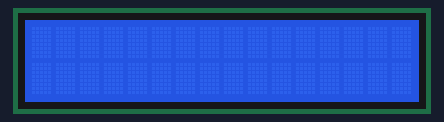
Recording of a sketch running on a simulated Arduino Uno, built with avr-gcc and run on an emulated ATmega328P. Shown: 16×2 character LCD.

Above: at 0.1 s.
At 8.9 s:
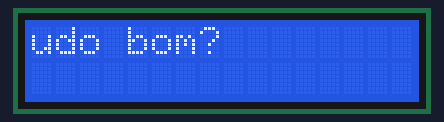
At 9.4 s:
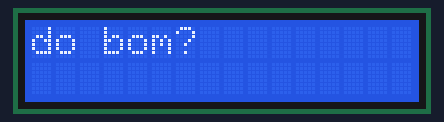
At 10.5 s:
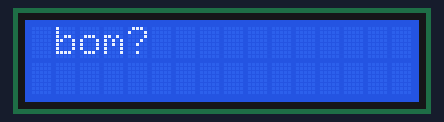
At 11.5 s:
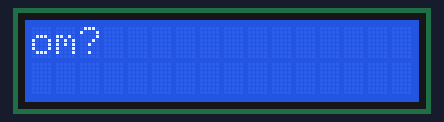
At 12.5 s:
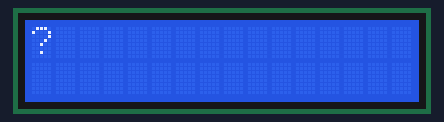

Measured:
- by itself, everything shown: repeats every 12.9 s, in 25 steps
- what the display in image 1 shows lasts 0.5 s, from 8.9 s to 9.4 s

The sketch:

display_teste.ino
```cpp
// Programa : Display LCD 16x2 e modulo I2C
// Autor : Arduino e Cia

#include <Wire.h>
#include <LiquidCrystal_I2C.h>

// Inicializa o display no endereco 0x27
LiquidCrystal_I2C lcd(0x3F,2,1,0,4,5,6,7,3, POSITIVE);

void setup()
{
 lcd.begin (16,2);

}

void loop()
{ lcd.clear();
  lcd.setBacklight(HIGH);
  lcd.setCursor(0,0);
  lcd.print("                tudo bom?");
  delay(500);
  lcd.clear();
  lcd.print("               tudo bom?");
  delay(500);
  lcd.clear();
  lcd.print("              tudo bom?");
  delay(500);
  lcd.clear();
  lcd.print("             tudo bom?");
  delay(500);
  lcd.clear();
  lcd.print("            tudo bom?");
  delay(500);
  lcd.clear();
  lcd.print("           tudo bom?");
  delay(500);
  lcd.clear();
  lcd.print("          tudo bom?");
  delay(500);
  lcd.clear();
  lcd.print("         tudo bom?");
  delay(500);
  lcd.clear();
  lcd.print("        tudo bom?");
  delay(500);
  lcd.clear();
  lcd.print("       tudo bom?");
  delay(500);
  lcd.clear();
  lcd.print("      tudo bom?");
  delay(500);
  lcd.clear();
  lcd.print("     tudo bom?");
  delay(500);
  lcd.clear();
  lcd.print("    tudo bom?");
  delay(500);
  lcd.clear();
  lcd.print("   tudo bom?");
  delay(500);
  lcd.clear();
  lcd.print("  tudo bom?");
  delay(500);
  lcd.clear();
  lcd.print(" tudo bom?");
  delay(500);
  lcd.clear();
  lcd.print("tudo bom?");
  delay(500);
  lcd.clear();
  lcd.print("udo bom?");
  delay(500);
  lcd.clear();
  lcd.print("do bom?");
  delay(500);
  lcd.clear();
  lcd.print("o bom?");
  delay(500);
  lcd.clear();
  lcd.print(" bom?");
  delay(500);
  lcd.clear();
  lcd.print("bom?");
  delay(500);
  lcd.clear();
  lcd.print("om?");
  delay(500);
  lcd.clear();
  lcd.print("m?");
  delay(500);
  lcd.clear();
  lcd.print("?");
  delay(500);
  lcd.clear();
}
```
